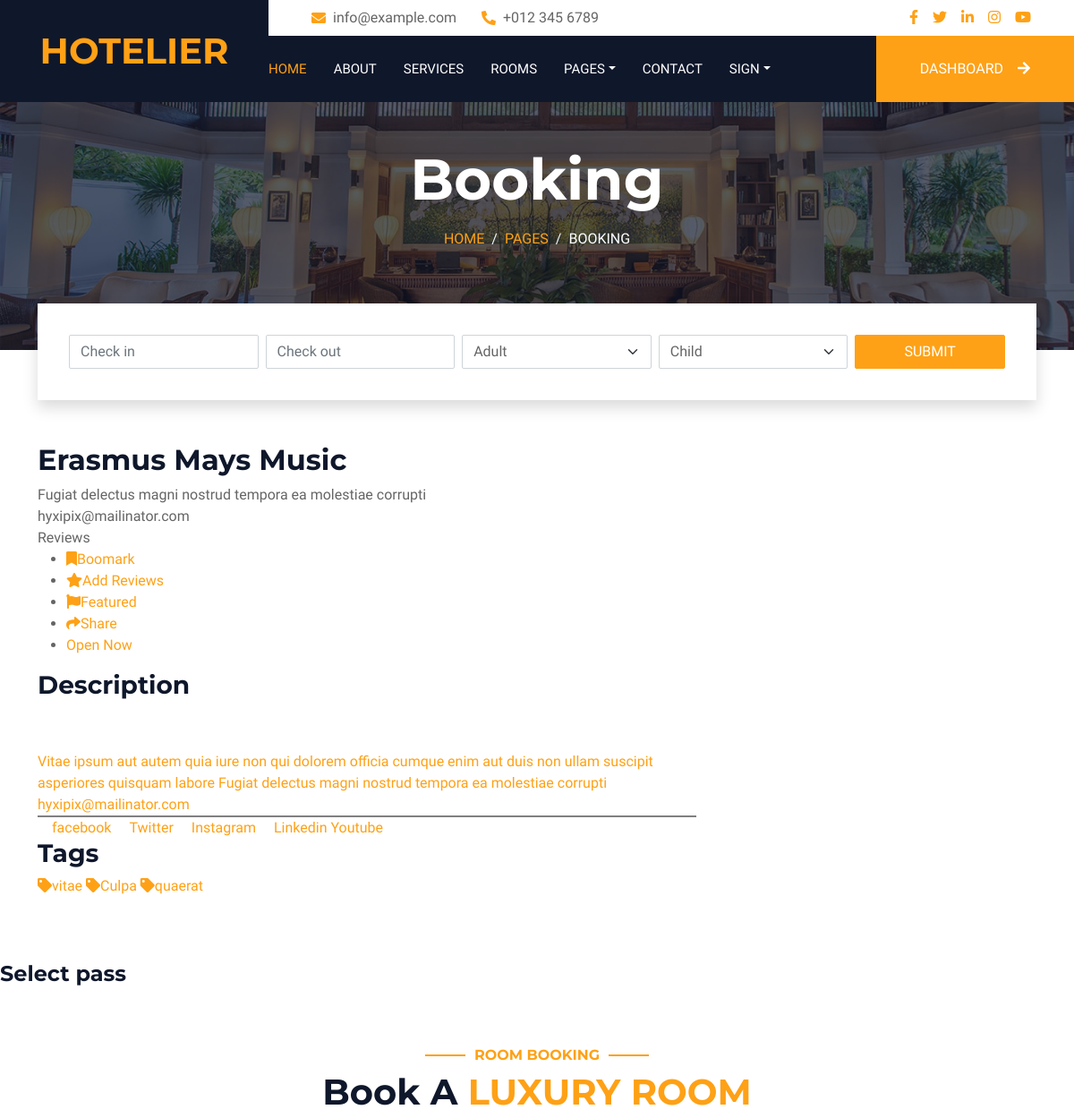
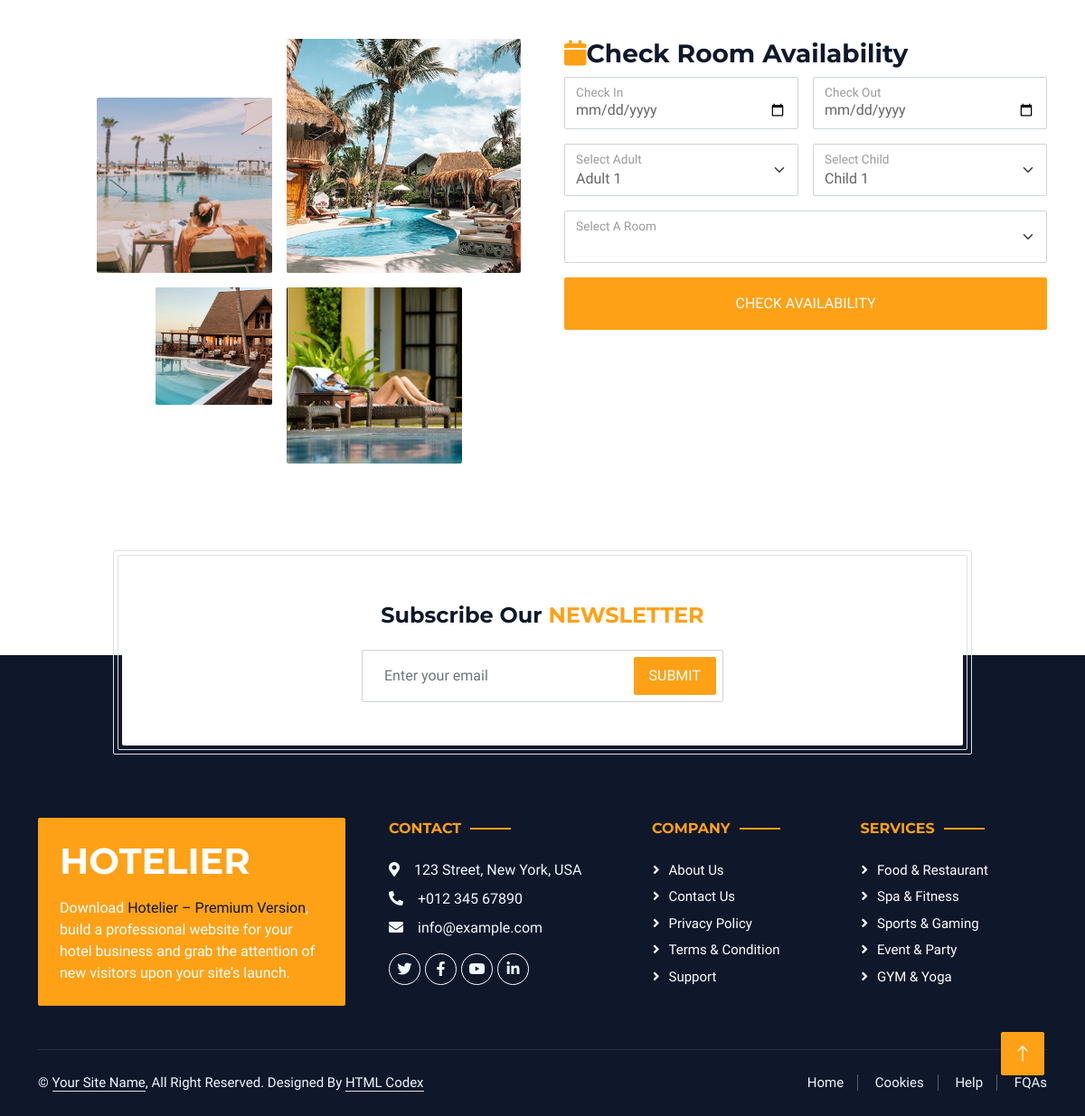
Page /detail/Porro-qui/ on the committed database (2 pictures, top to bottom).
### hotel/models.py (models this page shows, shortened)
class Hotel(models.Model):
    user=models.ForeignKey(User, on_delete=models.SET_NULL, null=True)
    name=models.CharField(max_length=100, default="Daniel")
    description=CKEditor5Field(null=True, blank=True, config_name="extends")
    image=models.FileField(upload_to="hotel_gallery", default="static/img/about-1.jpg")
    address=models.CharField(max_length=200 , default="111, 30108 Nairobi Kenya")
    mobile=models.CharField(max_length=200, default="0742580239")
    email=models.EmailField(max_length=100, default="ngumodaniel80@gmail.com")
    status=models.CharField(max_length=20, choices=HOTEL_STATUS, default="Live")
    tags=TaggableManager( blank=True)
    views=models.IntegerField(default=0),
    featured=models.BooleanField(default=False)
    hid=ShortUUIDField(unique=True, length=10, max_length=20, alphabet="abcdefjhijklmnopqrstuvwxyz")
    slug=models.SlugField(unique=True)
    date=models.DateTimeField(auto_now_add=True)
    def hotel_gallery(self):
        return HotelGallery.objects.filter(hotel=self)
    def hotel_room_types(self):
        return RoomType.objects.filter(hotel=self)

### hotel/views.py (the view)
# urls.py: path("detail/<slug>/", views.hotel_detail, name="hotel_detail"),
def hotel_detail(request, slug):
    hotel=Hotel.objects.get(status="Live", slug=slug)
    context={
        "hotel":hotel
    }
    return render(request, "hotel/hotel_detail.html", context)

### templates/hotel/hotel_detail.html (shortened to what this page needs)
{% extends 'partials/base.html' %}
{% load static %}
{% block content %}
<div class="container-fluid page-header mb-5 p-0" style="background-image: url(img/carousel-1.jpg);">
    <div class="container-fluid page-header-inner py-5">
        <div class="container text-center pb-5">
            <h1 class="display-3 text-white mb-3 animated slideInDown">Booking</h1>
            <nav aria-label="breadcrumb">
                <ol class="breadcrumb justify-content-center text-uppercase">
                    <li class="breadcrumb-item"><a href="#">Home</a></li>
                    <li class="breadcrumb-item"><a href="#">Pages</a></li>
                    <li class="breadcrumb-item text-white active" aria-current="page">Booking</li>
                </ol>
            </nav>
        </div>
    </div>
</div>
<div class="container-fluid booking pb-5 wow fadeIn" data-wow-delay="0.1s">
    <div class="container">
        <div class="bg-white shadow" style="padding: 35px;">
            <div class="row g-2">
                <div class="col-md-10">
                    <div class="row g-2">
                        <div class="col-md-3">
                            <div class="date" id="date1" data-target-input="nearest">
                                <input type="text" class="form-control datetimepicker-input" placeholder="Check in"
                                    data-target="#date1" data-toggle="datetimepicker" />
                            </div>
                        </div>
                        <div class="col-md-3">
                            <div class="date" id="date2" data-target-input="nearest">
                                <input type="text" class="form-control datetimepicker-input" placeholder="Check out"
                                    data-target="#date2" data-toggle="datetimepicker" />
                            </div>
                        </div>
                        <div class="col-md-3">
                            <select class="form-select">
                                <option selected>Adult</option>
                            </select>
                        </div>
                        <div class="col-md-3">
                            <select class="form-select">
                                <option selected>Child</option>
                            </select>
                        </div>
                    </div>
                </div>
                <div class="col-md-2">
                    <button class="btn btn-primary w-100">Submit</button>
                </div>
            </div>
        </div>
    </div>
</div>
<div class="container">
    <div class=" row utf_sticky_main_wrapper">
        <div class="col-lg-8 col-md-8">
            <div class="utf_listing_titlebar" id="titlebar">
                <div class="utf_lising_titlebar_title">
                    <h2>{{hotel.name}} <span class="listing-tag">Music</span></h2>
                    <span class="call_now"> {{hotel.address}}</span>
                    <br>
                    <span class="call_now"> {{hotel.email}}</span>
                    <div class="utf_star_rating_section" data_rating="4.5">
                        <div class="utf_counter_star_rating">Reviews</div>
                        <ul class="listing_item_social">
                            <li><a href=""><i class="fa fa-bookmark"></i>Boomark</a></li>
                            <li><a href=""><i class="fa fa-star"></i>Add Reviews</a></li>
                            <li><a href=""><i class="fa fa-flag"></i>Featured</a></li>
                            <li><a href=""><i class="fa fa-share"></i>Share</a></li>
                            <li><a href="">Open Now</a></li>
                        </ul>
                    </div>
                </div>
                <div id="utf_listing_overview" class="utf_listing_section">
                    <h3 class="utf_listing_headline_part margin-top-30 margin-bottom-30">Description</h3>
                    <p>{{hotel.description | safe}}</p>
                    <div class="utf_listing_section listing-tags_section margin-bottom-30 margin-top-0 ">
                        <a href="">{{hotel.mobile}}</a>
                        <a href="">{{hotel.address}}</a>
                        <a href="">{{hotel.email}}</a>
                    </div>
                    <div class="social-contact" style="border-top: 2px solid grey;">
                        <a href="" class="facebok-link"><i class="fa fa-facebook"></i>facebook</a>
                        <a href="" class="facebok-link"><i class="fa fa-twitter"></i>Twitter</a>
                        <a href="" class="facebok-link"><i class="fa fa-instagram"></i>Instagram</a>
                        <a href="" class="facebok-link"><i class="fa fa-linkedin"></i>Linkedin</a>
                        <a href="" class="facebok-link">Youtube</a>
                    </div>
                    <div class="utf_listing_section listing_tags_section" id="utf_listing_tags">
                        <h3 class="utf_listing_headline_part margin-bottom-40 margin-top-40">Tags</h3>
                        {% for t in hotel.tags.all %}
                        <a href=""><i class="fa fa-tag" aria-hidden="true"></i>{{t.name}}</a>
                        {% endfor %}
                    </div>
                    <br>
                    <br>
                    <br>
                </div>
            </div>
        </div>
    </div>
</div>
<div class="utf_listing_section">
    <div class="show-more">
        <div class="row">
            <div class="utf_pricing-lict_section col-lg-4">
                <h4>Select pass</h4>
            </div>
        </div>
    </div>
</div>
<div class="container-xxl py-5">
    <div class="container">
        <div class="text-center wow fadeInUp" data-wow-delay="0.1s">
            <h6 class="section-title text-center text-primary text-uppercase">Room Booking</h6>
            <h1 class="mb-5">Book A <span class="text-primary text-uppercase">Luxury Room</span></h1>
        </div>
        <div class="row g-5">
            <div class="col-lg-6">
                <div class="row g-3">
                    <div class="col-6 text-end">
                        <img class="img-fluid rounded w-75 wow zoomIn" data-wow-delay="0.1s" src="img/about-1.jpg"
                            style="margin-top: 25%;">
                    </div>
                    <div class="col-6 text-start">
                        <img class="img-fluid rounded w-100 wow zoomIn" data-wow-delay="0.3s" src="img/about-2.jpg">
                    </div>
                    <div class="col-6 text-end">
                        <img class="img-fluid rounded w-50 wow zoomIn" data-wow-delay="0.5s" src="img/about-3.jpg">
                    </div>
                    <div class="col-6 text-start">
                        <img class="img-fluid rounded w-75 wow zoomIn" data-wow-delay="0.7s" src="img/about-4.jpg">
                    </div>
                </div>
            </div>
            <div class="col-lg-6 ">
                <h3><i class="fa fa-calendar text-primary"></i>Check Room Availability</h3>
                <div class="wow fadeInUp" data-wow-delay="0.2s">
                    <form action="{% url 'booking:check_room_availability' %}" method="POST">
                        <div class="row g-3">
                            <div class="col-md-6">
                                <div class="form-floating date" id="date3" data-target-input="nearest">
                                    <input value="" name="checkin" type="date" class="form-control datetimepicker-input"
                                        id="checkin" placeholder="Check In" data-target="#date3"
                                        data-toggle="datetimepicker" />
                                    <label for="checkin">Check In</label>
                                </div>
                            </div>
                            <div class="col-md-6">
                                <div class="form-floating date" id="date4" data-target-input="nearest">
                                    <input type="date" name="checkout" class="form-control datetimepicker-input"
                                        id="checkout" placeholder="Check Out" data-target="#date4"
                                        data-toggle="datetimepicker" />
                                    <label for="checkout">Check Out</label>
                                </div>
                            </div>
                            <div class="col-md-6">
                                <div class="form-floating">
                                    <select name="adult" class="form-select" id="select1">
                                        <option value="1">Adult 1</option>
                                    </select>
                                    <label for="select1">Select Adult</label>
                                </div>
                            </div>
                            <div class="col-md-6">
                                <div class="form-floating">
                                    <select name="children" class="form-select" id="select2">
                                        <option value="1">Child 1</option>
                                    </select>
                                    <label for="select2">Select Child</label>
                                </div>
                            </div>
                            <div class="col-12">
                                <div class="form-floating">
                                    <select name="room-type" class="form-select" id="select3">
                                    </select>
                                    <label for="select3">Select A Room</label>
                                </div>
                            </div>
                            <div class="col-12">
                                <button class="btn btn-primary w-100 py-3" type="submit">Check Availability</button>
                            </div>
                        </div>
                    </form>
                </div>
            </div>
        </div>
    </div>
</div>
<div class="container newsletter mt-5 wow fadeIn" data-wow-delay="0.1s">
    <div class="row justify-content-center">
        <div class="col-lg-10 border rounded p-1">
            <div class="border rounded text-center p-1">
                <div class="bg-white rounded text-center p-5">
                    <h4 class="mb-4">Subscribe Our <span class="text-primary text-uppercase">Newsletter</span></h4>
                    <div class="position-relative mx-auto" style="max-width: 400px;">
                        <input class="form-control w-100 py-3 ps-4 pe-5" type="text" placeholder="Enter your email">
                        <button type="button"
                            class="btn btn-primary py-2 px-3 position-absolute top-0 end-0 mt-2 me-2">Submit</button>
                    </div>
                </div>
            </div>
        </div>
    </div>
</div>
{% endblock content %}

### static/css/style.css (style rules this page uses)
:root { --primary: #FEA116; --light: #F1F8FF; --dark: #0F172B; }
.btn { font-weight: 500; text-transform: uppercase; transition: .5s; }
.btn.btn-primary, .btn.btn-secondary { color: #FFFFFF; }
.page-header { background-position: center center; background-repeat: no-repeat; background-size: cover; }
.page-header-inner { background: rgba(15, 23, 43, .7); }
.breadcrumb-item + .breadcrumb-item::before { color: var(--light); }
.booking { position: relative; margin-top: -100px !important; z-index: 1; }
.section-title { position: relative; display: inline-block; }
.section-title::before { position: absolute; content: ""; width: 45px; height: 2px; top: 50%; left: -55px; margin-top: -1px; background: var(--primary); }
.section-title::after { position: absolute; content: ""; width: 45px; height: 2px; top: 50%; right: -55px; margin-top: -1px; background: var(--primary); }
.newsletter { position: relative; z-index: 1; }

### rows in the picture
Hotel: name "Erasmus Mays", address "Fugiat delectus magni nostrud tempora ea molestiae corrupti", email "hyxipix@mailinator.com", mobile "Vitae ipsum aut autem quia iure non qui dolorem officia cumque enim aut duis non ullam suscipit asperiores quisquam labore"
Tag: name "vitae"
Tag: name "Culpa"
Tag: name "quaerat"
